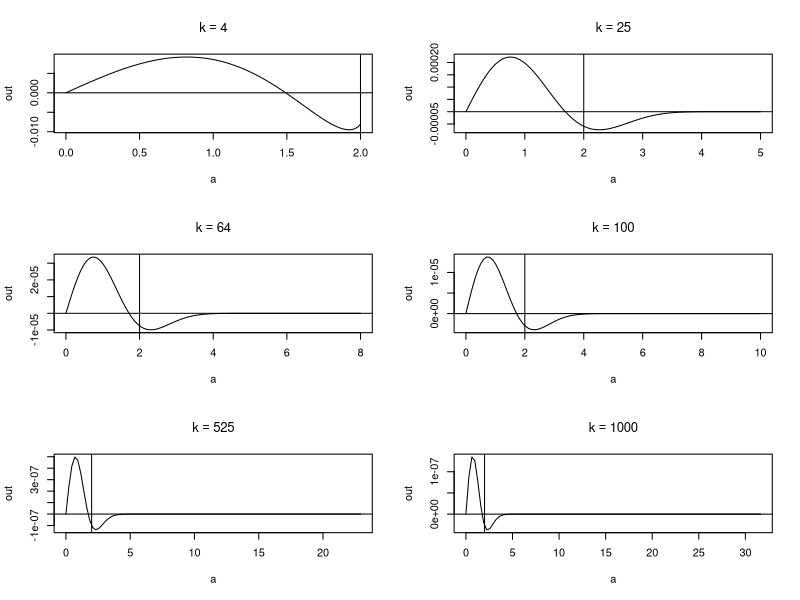
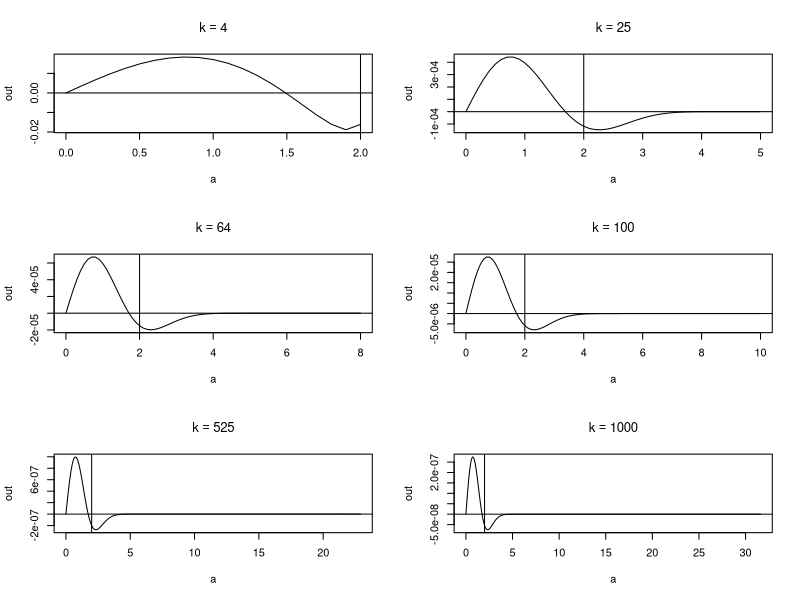

The R source for these figures, in order:
## ---- chunk 1
knitr::opts_chunk$set(echo = TRUE)
set.seed(04302021)
library(boot)
# Ch 13.3-13.5, 14.1
## ---- chunk 2
# get term function (a) a function to compute the kth term
getTerm <- function (a, k) {
  d <- length(a)
  (-1) ^ k * exp((2 * k + 2) * log(norm(a, type = "2"))
                  - lgamma(k + 1) - k * log(2) - log(2 * k + 1) - log(2 * k + 2)
                  + lgamma((d + 1) / 2) + lgamma(k + 3 / 2) - lgamma(k + d / 2 + 1))
}


a <- c(1,2)
getTerm(a, 100)
# for large k
getTerm(a, 10000)

## (b) Modify the function so that it computes and returns the sum.
n <- 4000
# function to get sum
getSum <- function (a) {
  sum(sapply(0:n, function (k) getTerm(a, k)))
}

## (c) Evaluate the sum
getSum(a)
## ---- chunk 3

object <- function(a, df) {
  a2 <- a ^ 2
  arg <- sqrt(a2 * df / (df + 1 - a2))
  Sk <- pt(q = arg, df = df)
  arg <- sqrt(a2 * (df - 1) / (df - a2))
  Skm1 <- pt(q = arg, df = df - 1)
  return(Sk - Skm1)
} #end function

par(mfrow=c(3,2))
k <- c(4, 25, 64, 100, 525, 1000)
for (n in k) {
  a <- seq(0, sqrt(n), length.out = 100)
  out <- object(a,n)
  plot(a, out, type = 'l', main = bquote(k == .(n)))
  abline(h = 0, v = 2)
}

k <- c(4:25, 100, 500, 1000)
out4 <- numeric(length(k))
for (i in 1:length(k)) {
  out4[i] <- uniroot(object, lower = 0.01, upper = 2, df = k[i])$root
}

out4

## ---- chunk 4
solve.equation <- function (a, k) {

  # general integral.  
  expr.integral <- function(u, n) {
    (1 + u ^ 2 / (n)) ^ (-(n + 1) / 2)
  }
  
  # general c_k.
  get.c <- function (n, a) {
    sqrt(a ^ 2 * n / (n + 1 - a ^ 2))
  }
  
  # left or right side of the equation, depending wheather n = k or n = k - 1.
  expr <- function (n, a) {
    this.integral <- function (u) {
      expr.integral(u, n)
    }
    
    c <- get.c(n, a)
    
    2 / sqrt(pi * (n)) * exp(lgamma((n + 1) / 2) - lgamma((n) / 2)) * integrate(this.integral, lower = 0, upper = c)$value
  }
  
  
  left <- expr(k, a)
  right <- expr(k - 1, a)
  return (left - right)
}

par(mfrow=c(3,2))
k <- c(4, 25, 64, 100, 525, 1000)
for (n in k) {
  a <- seq(0, sqrt(n), 0.1)
  out <- sapply(a, solve.equation, n)
  plot(a, out, type = 'l', main = bquote(k == .(n)))
  abline(h = 0, v = 2)
}

k <- c(4:25, 100, 500, 1000)
out5 <- numeric(length(k))
for (i in 1:length(k)) {
  out5[i] <- uniroot(solve.equation, lower = 0.01, upper = 2, k = k[i])$root
}
out5


rbind(Ex13.4 = out4,
      Ex13.5 = out5,
      dif = round(out5 - out4, 2))

## ---- chunk 5
A1 <- rbind(c(2, 1, 1), c(1, -1, 3))
b1 <- c(2, 3)
a <- c(4, 2, 9)
boot::simplex(a = a, A1 = A1, b1 = b1)
